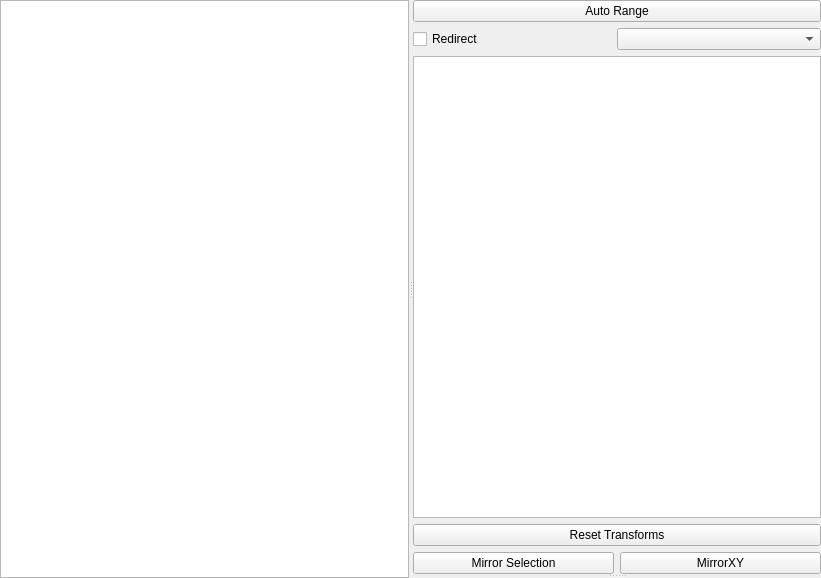
<?xml version="1.0" encoding="UTF-8"?>
<ui version="4.0">
 <class>Form</class>
 <widget class="QWidget" name="Form">
  <property name="geometry">
   <rect>
    <x>0</x>
    <y>0</y>
    <width>821</width>
    <height>578</height>
   </rect>
  </property>
  <property name="windowTitle">
   <string>PyQtGraph</string>
  </property>
  <layout class="QGridLayout" name="gridLayout_2">
   <property name="margin">
    <number>0</number>
   </property>
   <property name="spacing">
    <number>0</number>
   </property>
   <item row="0" column="0">
    <widget class="QSplitter" name="splitter">
     <property name="orientation">
      <enum>Qt::Horizontal</enum>
     </property>
     <widget class="GraphicsView" name="view"/>
     <widget class="QSplitter" name="vsplitter">
      <property name="orientation">
       <enum>Qt::Vertical</enum>
      </property>
      <widget class="QWidget" name="canvasCtrlWidget" native="true">
       <layout class="QGridLayout" name="gridLayout">
        <item row="0" column="0" colspan="2">
         <widget class="QPushButton" name="autoRangeBtn">
          <property name="sizePolicy">
           <sizepolicy hsizetype="Minimum" vsizetype="Fixed">
            <horstretch>0</horstretch>
            <verstretch>1</verstretch>
           </sizepolicy>
          </property>
          <property name="text">
           <string>Auto Range</string>
          </property>
         </widget>
        </item>
        <item row="1" column="0" colspan="2">
         <layout class="QHBoxLayout" name="horizontalLayout">
          <property name="spacing">
           <number>0</number>
          </property>
          <item>
           <widget class="QCheckBox" name="redirectCheck">
            <property name="toolTip">
             <string>Check to display all local items in a remote canvas.</string>
            </property>
            <property name="text">
             <string>Redirect</string>
            </property>
           </widget>
          </item>
          <item>
           <widget class="CanvasCombo" name="redirectCombo"/>
          </item>
         </layout>
        </item>
        <item row="2" column="0" colspan="2">
         <widget class="TreeWidget" name="itemList">
          <property name="sizePolicy">
           <sizepolicy hsizetype="Expanding" vsizetype="Expanding">
            <horstretch>0</horstretch>
            <verstretch>100</verstretch>
           </sizepolicy>
          </property>
          <property name="headerHidden">
           <bool>true</bool>
          </property>
          <column>
           <property name="text">
            <string notr="true">1</string>
           </property>
          </column>
         </widget>
        </item>
        <item row="3" column="0" colspan="2">
         <widget class="QPushButton" name="resetTransformsBtn">
          <property name="text">
           <string>Reset Transforms</string>
          </property>
         </widget>
        </item>
        <item row="4" column="0">
         <widget class="QPushButton" name="mirrorSelectionBtn">
          <property name="text">
           <string>Mirror Selection</string>
          </property>
         </widget>
        </item>
        <item row="4" column="1">
         <widget class="QPushButton" name="reflectSelectionBtn">
          <property name="text">
           <string>MirrorXY</string>
          </property>
         </widget>
        </item>
       </layout>
      </widget>
      <widget class="QWidget" name="canvasItemCtrl" native="true">
       <layout class="QGridLayout" name="ctrlLayout">
        <property name="margin">
         <number>0</number>
        </property>
        <property name="spacing">
         <number>0</number>
        </property>
       </layout>
      </widget>
     </widget>
    </widget>
   </item>
  </layout>
 </widget>
 <customwidgets>
  <customwidget>
   <class>TreeWidget</class>
   <extends>QTreeWidget</extends>
   <header>..widgets.TreeWidget</header>
  </customwidget>
  <customwidget>
   <class>GraphicsView</class>
   <extends>QGraphicsView</extends>
   <header>..widgets.GraphicsView</header>
  </customwidget>
  <customwidget>
   <class>CanvasCombo</class>
   <extends>QComboBox</extends>
   <header>.CanvasManager</header>
  </customwidget>
 </customwidgets>
 <resources/>
 <connections/>
</ui>
